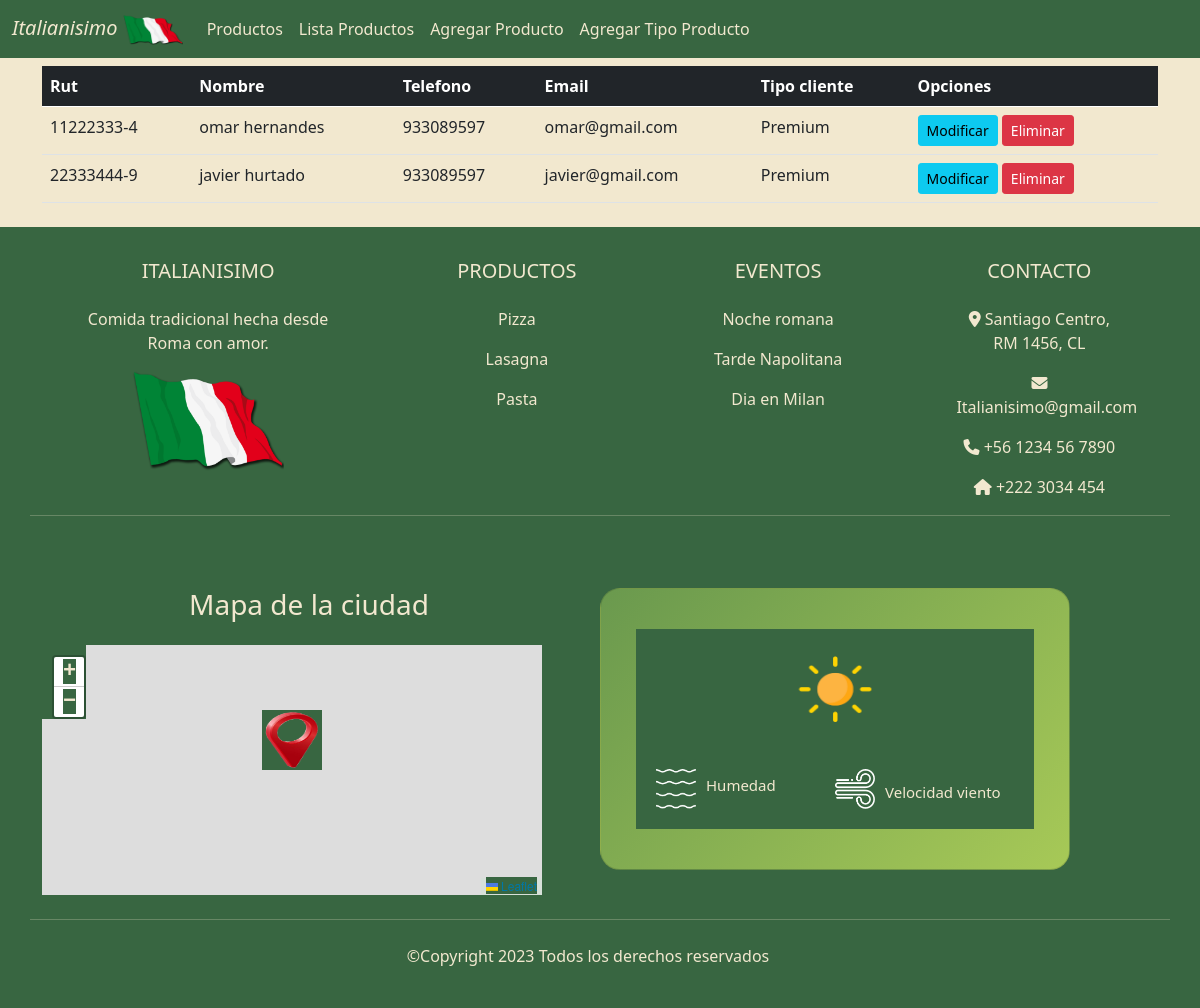
/crud/cliente_list/, run on the app's committed database.
### crud/models.py (models this page shows, shortened)
class Cliente(models.Model):
    rutCliente = models.CharField(primary_key=True,verbose_name='Rut Cliente',max_length=8)
    dvRutCliente = models.CharField(verbose_name='DvRut Cliente',max_length=1)
    nombreCliente = models.CharField(verbose_name='Nombre Cliente',max_length=100)
    telefonoCliente = models.IntegerField(verbose_name="Teléfono Cliente")
    emailCliente = models.CharField(verbose_name='Email Cliente',max_length=100)
    nombreTC = models.ForeignKey(TipoCliente,verbose_name='Tipo Cliente',on_delete=models.CASCADE)
    created_at = models.DateTimeField(verbose_name='Fecha registro',auto_now_add=True)
    updated_at = models.DateTimeField(verbose_name='Fecha actualización',auto_now=True)
    class Meta:
        verbose_name = 'cliente'
        verbose_name_plural = 'clientes'
        ordering = ['rutCliente']

class TipoCliente(models.Model):
    idTipoCliente = models.AutoField(primary_key=True,verbose_name='Código Tipo Cliente')
    nombreTC = models.CharField(verbose_name='Descripción Cliente',max_length=30)
    created_at = models.DateTimeField(verbose_name='Fecha registro',auto_now_add=True)
    updated_at = models.DateTimeField(verbose_name='Fecha actualización',auto_now=True)
    class Meta:
        verbose_name = 'tipoCliente'
        verbose_name_plural = 'tipoClientes'
        ordering = ['idTipoCliente']
    def __str__(self) -> str:
        return self.nombreTC

### crud/views.py (the view)
# urls.py: path('cliente_list/', cliente_list, name='cliente_list'),
def cliente_list(request):
    clientes = Cliente.objects.all()
    data = {
        'clientes' : clientes
    }
    return render(request,'crud/cliente_list.html',data)

### crud/templates/crud/cliente_list.html (shortened to what this page needs)
{% extends 'crud/base.html' %}
{% load static %}
{% block first_content %}
<section id="section">
    <div class="container my-2">
        <div class="table-responsive">
            <table class="table table-hover">
                <thead class="table-dark">
                    <tr>
                        <th>Rut</th>
                        <th>Nombre</th>
                        <th>Telefono</th>
                        <th>Email</th>
                        <th>Tipo cliente</th>
                        <th>Opciones</th>
                    </tr>
                </thead>
                <tbody>
                    {% for c in clientes %}
                    <tr>
                        <td>{{c.rutCliente}}-{{c.dvRutCliente}}</td>
                        <td>{{c.nombreCliente}}</td>
                        <td>{{c.telefonoCliente}}</td>
                        <td>{{c.emailCliente}}</td>
                        <td>{{c.nombreTC}}</td>
                        <td>
                            <a href="{% url 'cliente_edit' c.rutCliente %}" class="btn btn-info btn-sm">Modificar</a>
                            <a href="#" onclick="eliminarCliente({{ c.rutCliente }})" class="btn btn-danger btn-sm">Eliminar</a>
                        </td>
                    </tr>
                    {% endfor%}
                </tbody>
            </table>
        </div>
    </div>
</section>
{% endblock%}

### core/static/core/css/modoClaro.css (style rules this page uses)
:root { --verde-oscuro: #386641; --verde-medio: #6a994e; --verde-claro: #a7c957; --beige-pastel: #f2e8cf; --rojo-pastel: #bc4749; }
#section { background-color: var(--beige-pastel); color: var(--verde-oscuro); display: flex; }
footer h5,a { color: var(--beige-pastel); }

### core/static/core/css/modoOscuro.css (style rules this page uses)
:root { --verde-oscuro: #386641; --verde-medio: #6a994e; --verde-medioModoOscuro: #374f29; --verde-claro: #a7c957; --beige-pastel: #f2e8cf; --rojo-pastel: #bc4749; --rojo-modoOscuro: #8a3f40; --verde-modoOscuro: #1f3423; --verde-SegundoOscuro: #162318; }
.dark footer h5,a { color: var(--beige-pastel); }

### data on the page
Cliente: rutCliente "11222333", dvRutCliente "4", nombreCliente "omar hernandes", telefonoCliente "933089597", emailCliente "omar@gmail.com", nombreTC "Premium"
Cliente: rutCliente "22333444", dvRutCliente "9", nombreCliente "javier hurtado", telefonoCliente "933089597", emailCliente "javier@gmail.com", nombreTC "Premium"
